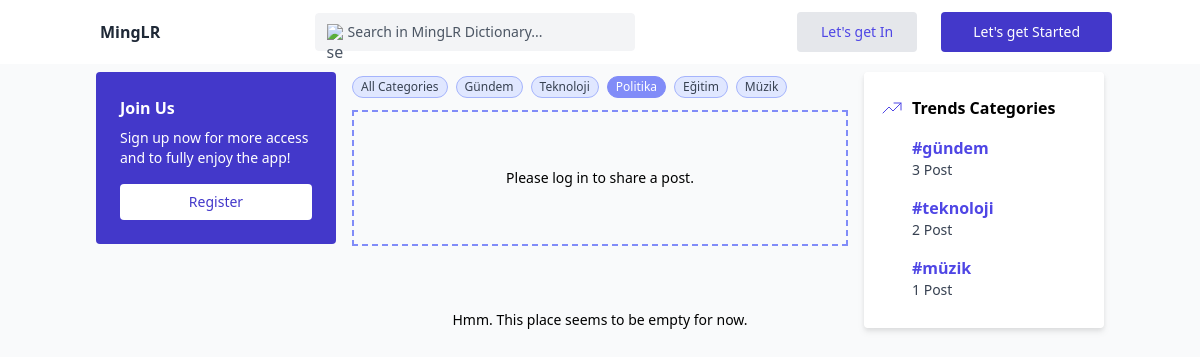
The page /pages/index.php?category_id=3 on the database its author committed.
### tables this page shows
CREATE TABLE `category` (
  `category_id` int(11) NOT NULL,
  `category_title` varchar(50) NOT NULL
);

### components/content/components/category-list.php (the view)
<div class="container mx-auto flex flex-row flex-wrap gap-2">
    <a href="?category_id=0" class="flex justify-center items-center my-1 font-medium py-1 px-2 rounded-full cursor-pointer border <?php echo ($category_id == 0) ? "bg-indigo-400 border-indigo-400 text-white" : "text-gray-700 bg-indigo-100 border-indigo-300" ?>">
        <div class="text-xs font-normal leading-none max-w-full flex-initial">All Categories</div>
    </a>
    <?php
    $categoryQuery = "SELECT * FROM category";
    $categoryList = $link->query($categoryQuery);
    if ($categoryList->num_rows > 0) {
        while ($row = $categoryList->fetch_assoc()) { ?>
            <a href="?category_id=<?php echo $row["category_id"]; ?>" class="flex justify-center items-center my-1 font-medium py-1 px-2 rounded-full cursor-pointer border <?php echo ($category_id == $row["category_id"]) ? "bg-indigo-400 border-indigo-400 text-white" : "text-gray-700 bg-indigo-100 border-indigo-300" ?>">
                <div class="text-xs font-normal leading-none max-w-full flex-initial"><?php echo ucfirst($row["category_title"]); ?></div>
            </a>
    <?php }
    } ?>
</div>

### components/right-bar/components/trend-card.php (shortened to what this page needs)
<?php function TrendCard($trendData, $title)
{ ?>
    <div class="bg-white drop-shadow-md rounded px-4 py-6">
        <div class="flex gap-2">
            <span class="text-base font-semibold"><?php echo $title; ?></span>
        </div>
        <div class="flex flex-col gap-2 mt-3">
            <?php
            while ($row = $trendData->fetch_assoc()) {
            ?>
                <a href="?category_id=<?php echo $row["category_id"]; ?>" class="flex flex-col py-1 pl-8 hover:bg-indigo-50">
                    <span class="text-indigo-600 text-base font-semibold">#<?php echo $row["category_title"]; ?></span>
                    <span class="text-gray-700 text-sm"><?php echo $row["COUNT(post_id)"]; ?> Post</span>
                </a>
            <?php }
            ?>
        </div>
    </div>
<?php } ?>

### rows shown on the page
category: category_title "Gündem", category_title "gündem", COUNT "3"
category: category_title "Teknoloji", category_title "teknoloji", COUNT "2"
category: category_title "Politika"
category: category_title "Eğitim"
category: category_title "Müzik", category_title "müzik", COUNT "1"

### other values the page prints
$title "Trends Categories"
